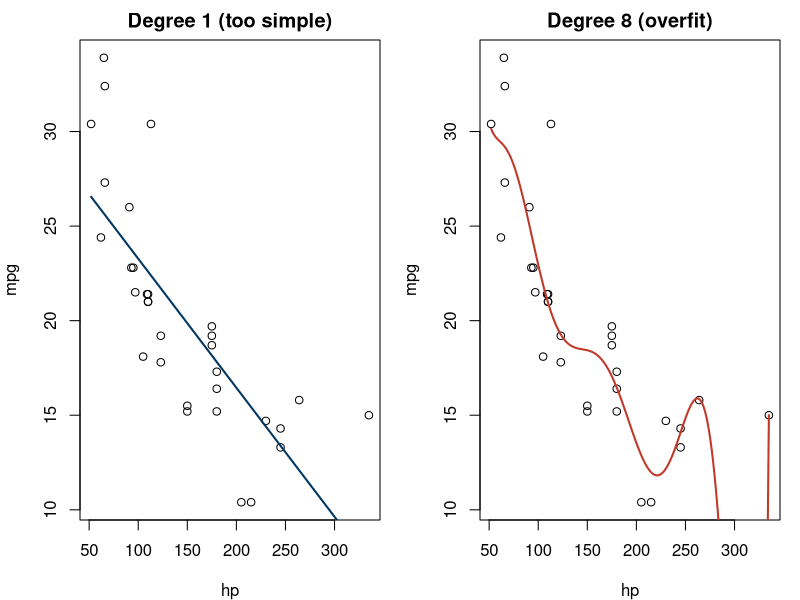

Reproduce this figure in R.
## ---- chunk 1
#| echo: false
#| eval: true
set.seed(126)
n <- nrow(mtcars)
fit_1    <- lm(mpg ~ wt,             data = mtcars)
fit_2    <- lm(mpg ~ wt + hp,        data = mtcars)
fit_back <- lm(mpg ~ wt + qsec + am, data = mtcars)
fit_full <- lm(mpg ~ cyl + disp + hp + drat + wt + qsec + vs + am + gear + carb,
               data = mtcars)
## ---- chunk 2
#| echo: false
#| eval: true
#| fig-height: 4
par(mfrow = c(1, 2), mar = c(4, 4, 2, 1))
x <- mtcars$hp;  y <- mtcars$mpg
x_seq <- seq(min(x), max(x), length.out = 200)

fit_d1 <- lm(y ~ poly(x, 1));  fit_d8 <- lm(y ~ poly(x, 8))

plot(x, y, xlab = "hp", ylab = "mpg", main = "Degree 1 (too simple)")
lines(x_seq, predict(fit_d1, data.frame(x = x_seq)), col = "#003660", lwd = 2)

plot(x, y, xlab = "hp", ylab = "mpg", main = "Degree 8 (overfit)")
lines(x_seq, predict(fit_d8, data.frame(x = x_seq)), col = "#C0392B", lwd = 2)
## ---- chunk 3
#| echo: true
#| eval: true
set.seed(126)
train_idx  <- sample(1:n, size = floor(0.75 * n))
train_data <- mtcars[train_idx, ]
test_data  <- mtcars[-train_idx, ]

fit_train  <- lm(mpg ~ wt + qsec + am, data = train_data)
test_preds <- predict(fit_train, newdata = test_data)

test_mse <- mean((test_data$mpg - test_preds)^2)
round(test_mse, 3)
## ---- chunk 4
#| echo: true
#| eval: true
seeds <- c(1, 42, 99, 200, 500)
mses  <- sapply(seeds, function(s) {
  set.seed(s)
  idx <- sample(1:n, size = floor(0.75 * n))
  fit <- lm(mpg ~ wt + qsec + am, data = mtcars[idx, ])
  mean((mtcars[-idx, "mpg"] - predict(fit, mtcars[-idx, ]))^2)
})
round(mses, 2)
## ---- chunk 5
#| echo: true
#| eval: true
set.seed(126)
k     <- 10
folds <- sample(rep(1:k, length.out = n))

cv_mse <- numeric(k)
for (j in 1:k) {
  train_j <- mtcars[folds != j, ]
  val_j   <- mtcars[folds == j, ]
  fit_j   <- lm(mpg ~ wt + qsec + am, data = train_j)
  cv_mse[j] <- mean((val_j$mpg - predict(fit_j, val_j))^2)
}

round(cv_mse, 2)         # MSE for each fold
round(mean(cv_mse), 3)   # CV(10) estimate
## ---- chunk 6
#| echo: true
#| eval: true
set.seed(126)
folds <- sample(rep(1:10, length.out = n))

cv_for <- function(formula, data, folds) {
  mse_j <- numeric(max(folds))
  for (j in seq_along(mse_j)) {
    fit   <- lm(formula, data = data[folds != j, ])
    val   <- data[folds == j, ]
    mse_j[j] <- mean((val$mpg - predict(fit, val))^2)
  }
  mean(mse_j)
}

results <- data.frame(
  Model  = c("wt", "wt + hp", "wt + qsec + am"),
  CV_MSE = round(c(
    cv_for(mpg ~ wt,             mtcars, folds),
    cv_for(mpg ~ wt + hp,        mtcars, folds),
    cv_for(mpg ~ wt + qsec + am, mtcars, folds)
  ), 3)
)
results
## ---- chunk 7
#| echo: false
#| eval: true
results
## ---- chunk 8
#| echo: true
#| eval: true
set.seed(42)
idx   <- sample(1:32, size = 24)
fit_a <- lm(mpg ~ wt + qsec + am, data = mtcars[idx, ])
round(mean((mtcars[-idx, "mpg"] - predict(fit_a, mtcars[-idx, ]))^2), 3)
## ---- chunk 9
#| echo: true
#| eval: true
set.seed(42)
folds_b <- sample(rep(1:10, length.out = 32))
round(cv_for(mpg ~ wt + qsec + am, mtcars, folds_b), 3)
## ---- chunk 10
#| echo: true
#| eval: true
round(cv_for(mpg ~ wt + hp + qsec + am, mtcars, folds_b), 3)
